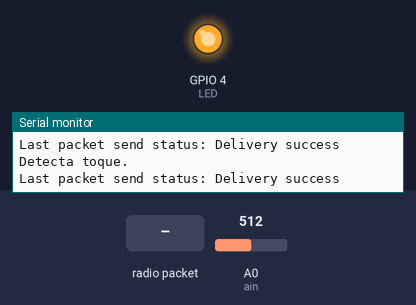
This sketch was run on a simulated ESP8266 (NodeMCU). Shown: output pins drawn as LEDs (lit = HIGH), the last lines printed to the serial monitor. The test bench sets the inputs (shaded band); at power-on: A0 (ain) = 512. WiFi joins after 1.5 s; servers stay silent unless stated.

Above: at 1.2 s.
1.3 s: A0 (ain) set to 17
2.8 s: A0 (ain) set to 14
At 4.0 s:
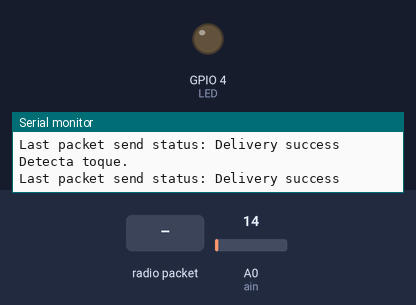
4.3 s: radio packet "1" arrives
At 5.3 s:
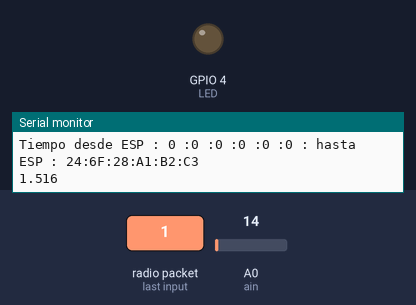
5.8 s: A0 (ain) set to 122
At 6.6 s:
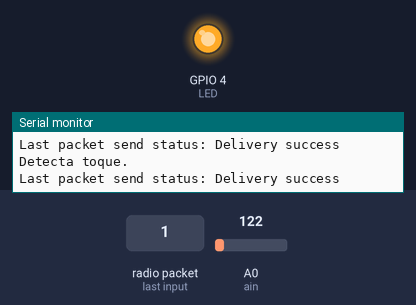
7.3 s: A0 (ain) set to 5
At 7.7 s:
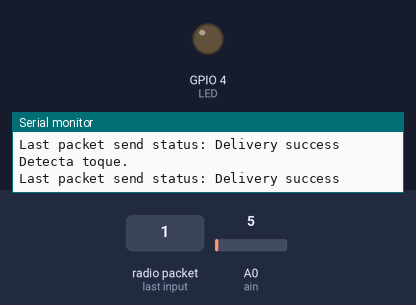
Timing chart, 0 to 9.8 s (numbered marks = the images above; inputs shaded):
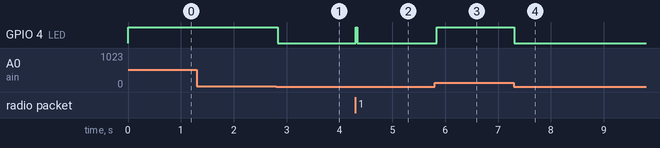

Measured:
- the behaviour switches between 16 and 15 on A0 (ain) (found by bisection; images 0 and 1)
- after the input at 2.8 s, GPIO 4 (LED): HIGH → LOW at once
- after the input at 4.3 s, GPIO 4 (LED): LOW → HIGH at once, → LOW 0.03 s later
- after the input at 5.8 s, GPIO 4 (LED): LOW → HIGH at once
- after the input at 7.3 s, GPIO 4 (LED): HIGH → LOW at once

The sketch:

esp-now.ino
```cpp
#include <ESP8266WiFi.h>
#include <espnow.h>
#include <Time.h>
#include <iostream>
#include <fstream>
using namespace std;

float getDistance(float,float);

const char* ssid = "PruebaAgos";
const char* password = "password";

int miMac = 108;
//MAC Address of receivers
uint8_t broadcastAddress3[] = {0x5C,0xCF,0x7F,0x5A,0x4F,0x6C};
uint8_t broadcastAddress1[] = {0x84,0xf3,0xeb,0xb1,0xc4,0x6e};
//uint8_t broadcastAddress3[] = {0x40,0x91,0x51,0x4D,0xD4,0xE4};

String success;
bool touch = false;
time_t t;
float tiempo;
bool inicio = true;
bool ready = false;
float distance = 0;
bool received = false;
float lastMillis=0;

//Configure to touch
const int ain=A0;
const int LED=4;
int inputVal=0;
bool entra = true;


//Callback when data is sent
void OnDataSent(uint8_t *mac_addr, uint8_t sendStatus){
  Serial.printf("Last packet send status: ");
  if(sendStatus == 0){
    Serial.println("Delivery success");
    lastMillis = millis();
    }
    else{
      Serial.println("Delivery fail");
      }
  }

//Callback when data is received
void OnDataRecv(uint8_t* mac, uint8_t *incomingData, uint8_t len){
  Serial.println("Message received: ");
  //Serial.println(mac[12] + mac[13]);
  digitalWrite(LED, HIGH);

  //if(miMac!=mac[5]){
    if(touch){
      tiempo = millis() - lastMillis;
      Serial.print("Tiempo desde ESP : ");
      for(int i=0; i<6;i++){
        Serial.print(mac[i],HEX);
        Serial.print(" :");
      }
      Serial.print(" hasta ESP : ");
      Serial.print(WiFi.macAddress());
      Serial.println();
      Serial.println(tiempo/1000,3);
      touch = false;
      tiempo = 0;
      lastMillis = 0;
    }


  //}


}
void setup() {
  Serial.begin(115200);
  // put your setup code here, to run once:
  //Wifi connection
  pinMode(LED, OUTPUT);
  digitalWrite(LED, LOW);
  //Set device as a Wi-Fi Station
  WiFi.mode(WIFI_STA);
  WiFi.begin(ssid, password);
  Serial.print("Conectando a:\t");
  Serial.println(ssid);
  Serial.println("Mac address: "+WiFi.macAddress());

  Serial.print("Conectado a:\t");
  Serial.println(WiFi.SSID());
  WiFi.disconnect();

  //Setting pins to touch
  pinMode(LED,OUTPUT);

  //Init ESP-NOW
  if (esp_now_init() != 0){
    Serial.println("Error initializing ESP-NOW");
    return;
    }

  //Set ESP-NOW Role
  esp_now_set_self_role(ESP_NOW_ROLE_COMBO);

  //Once Esp-now is succcessfully init, we will register for send CB to
  //get the satus of trasnmittd packet
  esp_now_register_send_cb(OnDataSent);

  //Register peer
  //esp_now_add_peer(broadcastAddress1, ESP_NOW_ROLE_COMBO, 1, NULL, 0);
  esp_now_add_peer(broadcastAddress1, ESP_NOW_ROLE_COMBO, 1, NULL, 0);
  esp_now_add_peer(broadcastAddress3, ESP_NOW_ROLE_COMBO, 1, NULL, 0);

  //Register for a callback function that will be called when data is received
  esp_now_register_recv_cb(OnDataRecv);
}

void loop() {
  // put your main code here, to run repeatedly:


  //Send message via ESP-NOW
   uint8_t STR[] = "MENSAJE";
   digitalWrite(LED, LOW);
   inputVal=analogRead(ain);

   if(inputVal>15)
    {
          digitalWrite(LED, HIGH);
          Serial.println("Detecta toque.");
          touch = true;
          esp_now_send(0, STR, 10);
          entra = false;


    }
    delay(50);

}
```
